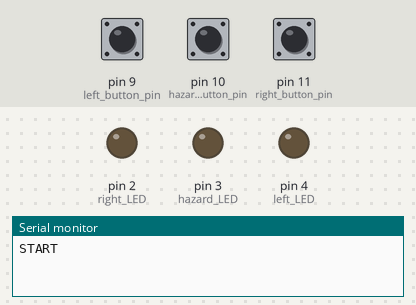
The sketch below on a simulated Arduino Uno, built with avr-gcc and run on an emulated ATmega328P. Parts: output pins drawn as LEDs (lit = HIGH), the last lines printed to the serial monitor. Inputs (shaded band) come from the test bench; at power-on: pin 9 (left_button_pin) LOW, pin 10 (hazard_button_pin) LOW, pin 11 (right_button_pin) LOW.

Above: at 1.2 s.
1.3 s: pin 9 (left_button_pin) pulled HIGH for 0.15 s
At 2.3 s:
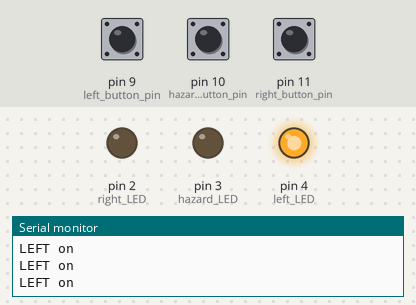
2.9 s: pin 10 (hazard_button_pin) pulled HIGH for 0.15 s
At 3.5 s:
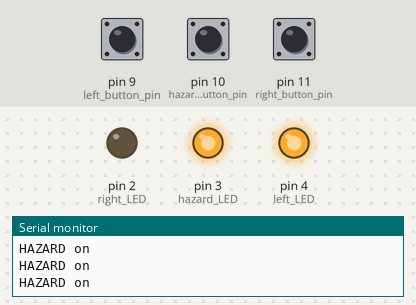
4.5 s: pin 11 (right_button_pin) pulled HIGH for 0.15 s
At 5.9 s:
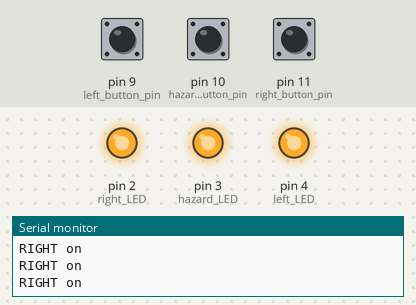
12.6 s: pin 11 (right_button_pin) pulled HIGH for 1 s
At 14.2 s:
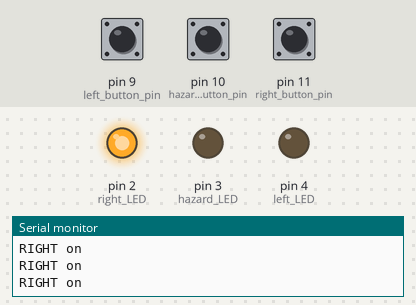
Timing chart, 0 to 15.7 s (numbered marks = the images above; inputs shaded):
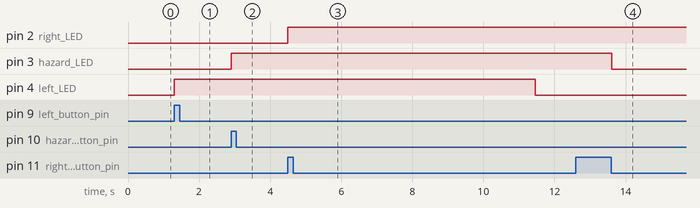

Measured:
- after the input at 1.3 s, pin 4 (left_LED): LOW → HIGH at once
- after the input at 2.9 s, pin 3 (hazard_LED): LOW → HIGH at once
- after the input at 4.5 s, pin 2 (right_LED): LOW → HIGH at once
- after the input at 12.6 s, pin 2 (right_LED): stays HIGH (without the input it goes to LOW after 2.1 s); pin 3 (hazard_LED): HIGH → LOW after 1.0 s instead of 0.46 s

The sketch:

Indicator_Box.ino
```cpp
//Button inputs
int left_button_pin = 9;
int right_button_pin = 11;
int hazard_button_pin = 10;
int button_interupt_pin = 2;

//Led outputs
int left_LED = 4;
int right_LED = 2;
int hazard_LED = 3;

double left_start_t = 0;
double right_start_t = 0;
double hazard_start_t = 0;

void setup() {
  // put your setup code here, to run once:
  Serial.begin(9800);
  //PINMODE OUTPUTS

  pinMode(left_LED, OUTPUT);
  pinMode(right_LED, OUTPUT);
  pinMode(hazard_LED, OUTPUT);

  //PINMODE INPUTS

  pinMode(left_button_pin, INPUT);
  pinMode(right_button_pin, INPUT);
  pinMode(hazard_button_pin, INPUT);

  digitalWrite(left_LED, LOW);
  digitalWrite(right_LED, LOW);
  digitalWrite(hazard_LED, LOW);

  Serial.println("START");

  //Set up the interupt which runs when the common button pin goes from LOW to HIGH eg. when one of them has been pressed.
  //attachInterrupt(digitalPinToInterrupt(button_interupt_pin), button_interupt, RISING);


}

void loop() {
  // put your main code here, to run repeatedly:
  //Serial.println("Loop");

  if(digitalRead(left_button_pin)){
      //LEFT BUTTON pressed

      //Serial.write(*left commmand here*);
      Serial.println("LEFT on");
      digitalWrite(left_LED, HIGH);
      left_start_t = millis();

      return;
  }
  if(digitalRead(right_button_pin)){
      //RIGHT BUTTON pressed

      //Serial.write(*right commmand here*);
      Serial.println("RIGHT on");
      digitalWrite(right_LED, HIGH);
      right_start_t = millis();

      return;

  }
  if(digitalRead(hazard_button_pin)){
      //HAZARD BUTTON pressed

      //Serial.write(*hazard commmand here*);
      Serial.println("HAZARD on");
      digitalWrite(hazard_LED, HIGH);
      hazard_start_t = millis();

      return;
  }

  if(millis() - (left_start_t + 10000) > 0){

    digitalWrite(left_LED, LOW);
  //  Serial.println("LEFT LED OFF");

  }

  if(millis() - (right_start_t + 10000) > 0){

    digitalWrite(right_LED, LOW);
  //  Serial.println("right LED OFF");

  }

  if(millis() - (hazard_start_t + 10000) > 0){

    digitalWrite(hazard_LED, LOW);
   // Serial.println("HAZARD LED OFF");

  }
}
```
